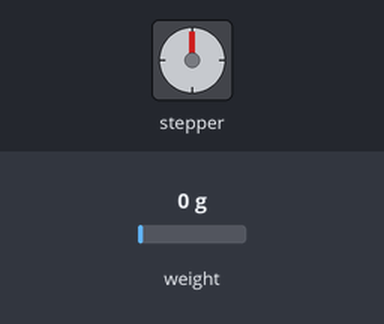
The sketch below on a simulated ESP32. On the bench: stepper motor. The inputs (shaded band) are chosen by the test bench; at power-on: weight on the scale 0 g. Stepper angles assume 200 steps per turn; what the sketch prints to the serial monitor is not drawn.

Above: at 7.25 s.
At 10.4 s:
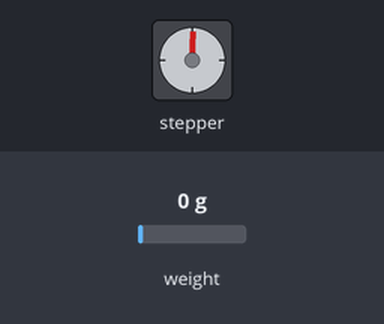
At 11.3 s:
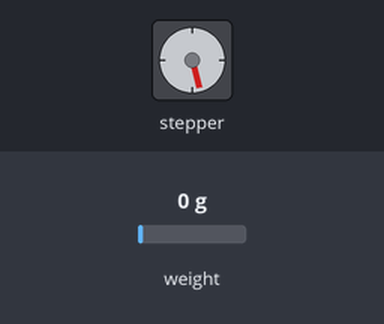
At 12.25 s:
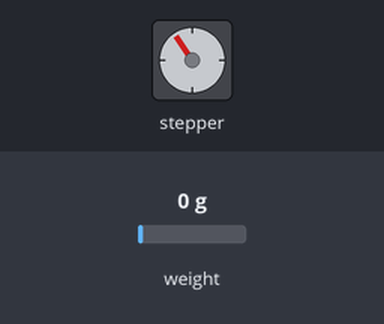
Timing chart, 0 to 13.8 s (numbered marks = the images above):
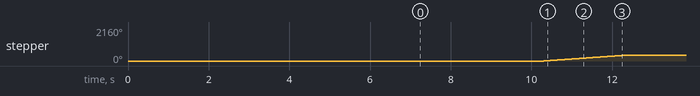

Measured:
- by itself, stepper: turns 360° clockwise in 2.0 s, repeating every 5.1 s

The sketch:

ESP_code.ino
```cpp
#include <Arduino.h>

#include <WiFi.h>
#include <WiFiMulti.h>

#include <HTTPClient.h>
#include <ezButton.h>


//stepper libary
#include <Stepper.h>

const int steps_per_rev = 200; //Set to 200 for NIMA 17
#define IN1 14
#define IN2 27
#define IN3 26
#define IN4 25


// initialize the stepper library
Stepper motor(steps_per_rev, IN1, IN2, IN3, IN4);


//gewichtsensor
#include "soc/rtc.h"
#include "HX711.h"

// HX711 circuit wiring.  aanstuurding tussen weegschaal en ESP
 const int LOADCELL_DOUT_PIN_1KG = 16;
 const int LOADCELL_SCK_PIN_1KG = 4;

int old_stock_weight = 0;
int old_tray_weight = 0;

 HX711 scale;

//ezButton button(23);

#define USE_SERIAL Serial

WiFiMulti wifiMulti;


//long start_time=0;
//long REQUEST_INTERVAL_TIME = 1000;

void read_scale() {//voor de setup van de weegschaal. wordt aangeroepen in setup

  Serial.begin(115200);
  Serial.println("HX711 Demo");
  Serial.println("Initializing the scale");

  scale.begin(LOADCELL_DOUT_PIN_1KG, LOADCELL_SCK_PIN_1KG);


  Serial.println("Before setting up the scale:");
  Serial.print("read: \t\t");
  Serial.println(scale.read());      // print a raw reading from the ADC

  Serial.print("read average: \t\t");
  Serial.println(scale.read_average(20));   // print the average of 20 readings from the ADC

  Serial.print("get value: \t\t");
  Serial.println(scale.get_value(5));   // print the average of 5 readings from the ADC minus the tare weight (not set yet)

  Serial.print("get units: \t\t");
  Serial.println(scale.get_units(5), 1);  // print the average of 5 readings from the ADC minus tare weight (not set) divided
            // by the SCALE parameter (not set yet)

  scale.set_scale(-1965);
  //scale.set_scale(-471.497);                      // this value is obtained by calibrating the scale with known weights; see the README for details
  scale.tare();               // reset the scale to 0

  Serial.println("After setting up the scale:");

  Serial.print("read: \t\t");
  Serial.println(scale.read());                 // print a raw reading from the ADC

  Serial.print("read average: \t\t");
  Serial.println(scale.read_average(20));       // print the average of 20 readings from the ADC

  Serial.print("get value: \t\t");
  Serial.println(scale.get_value(5));   // print the average of 5 readings from the ADC minus the tare weight, set with tare()

  Serial.print("get units: \t\t");
  Serial.println(scale.get_units(5), 1);        // print the average of 5 readings from the ADC minus tare weight, divided
            // by the SCALE parameter set with set_scale

  Serial.println("Readings:");
}

int print_scale_readings() {//geeft de value terug van de weegschaal als int.
   Serial.print("one reading:\t");
   int value = int(scale.get_units());
   Serial.print(value);
   Serial.print("\t| average:\t");
   Serial.println(int(scale.get_units(10)), 5);
   delay(2000);
   return value * 10;
  }


void rotate_stepper_motor() {//stepper motor aansturing

  Serial.println("Rotating Clockwise...");
  motor.step(steps_per_rev);

}


void setup() {

    read_scale();//roep scale aan

    motor.setSpeed(30);//aantal stappen

    Serial.begin(115200);


}

void loop() {

  print_scale_readings();

  rotate_stepper_motor();

}
```
